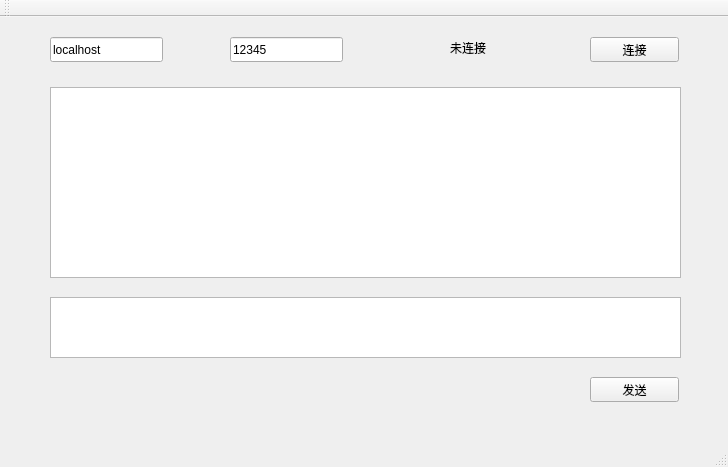
<?xml version="1.0" encoding="UTF-8"?>
<ui version="4.0">
 <class>MainWindow</class>
 <widget class="QMainWindow" name="MainWindow">
  <property name="geometry">
   <rect>
    <x>0</x>
    <y>0</y>
    <width>728</width>
    <height>467</height>
   </rect>
  </property>
  <property name="windowTitle">
   <string>MainWindow</string>
  </property>
  <widget class="QWidget" name="centralWidget">
   <widget class="QLineEdit" name="lineEditAddress">
    <property name="geometry">
     <rect>
      <x>50</x>
      <y>20</y>
      <width>113</width>
      <height>25</height>
     </rect>
    </property>
    <property name="text">
     <string>localhost</string>
    </property>
   </widget>
   <widget class="QLineEdit" name="lineEditPort">
    <property name="geometry">
     <rect>
      <x>230</x>
      <y>20</y>
      <width>113</width>
      <height>25</height>
     </rect>
    </property>
    <property name="text">
     <string>12345</string>
    </property>
   </widget>
   <widget class="QTextEdit" name="textEditRecord">
    <property name="geometry">
     <rect>
      <x>50</x>
      <y>70</y>
      <width>631</width>
      <height>191</height>
     </rect>
    </property>
   </widget>
   <widget class="QTextEdit" name="textEditSend">
    <property name="geometry">
     <rect>
      <x>50</x>
      <y>280</y>
      <width>631</width>
      <height>61</height>
     </rect>
    </property>
   </widget>
   <widget class="QPushButton" name="pushButtonLink">
    <property name="geometry">
     <rect>
      <x>590</x>
      <y>20</y>
      <width>89</width>
      <height>25</height>
     </rect>
    </property>
    <property name="text">
     <string>连接</string>
    </property>
   </widget>
   <widget class="QPushButton" name="pushButtonSend">
    <property name="geometry">
     <rect>
      <x>590</x>
      <y>360</y>
      <width>89</width>
      <height>25</height>
     </rect>
    </property>
    <property name="text">
     <string>发送</string>
    </property>
   </widget>
   <widget class="QLabel" name="labelStatus">
    <property name="geometry">
     <rect>
      <x>450</x>
      <y>20</y>
      <width>81</width>
      <height>21</height>
     </rect>
    </property>
    <property name="text">
     <string>未连接</string>
    </property>
   </widget>
  </widget>
  <widget class="QMenuBar" name="menuBar">
   <property name="geometry">
    <rect>
     <x>0</x>
     <y>0</y>
     <width>728</width>
     <height>22</height>
    </rect>
   </property>
  </widget>
  <widget class="QToolBar" name="mainToolBar">
   <attribute name="toolBarArea">
    <enum>TopToolBarArea</enum>
   </attribute>
   <attribute name="toolBarBreak">
    <bool>false</bool>
   </attribute>
  </widget>
  <widget class="QStatusBar" name="statusBar"/>
 </widget>
 <layoutdefault spacing="6" margin="11"/>
 <resources/>
 <connections/>
</ui>
